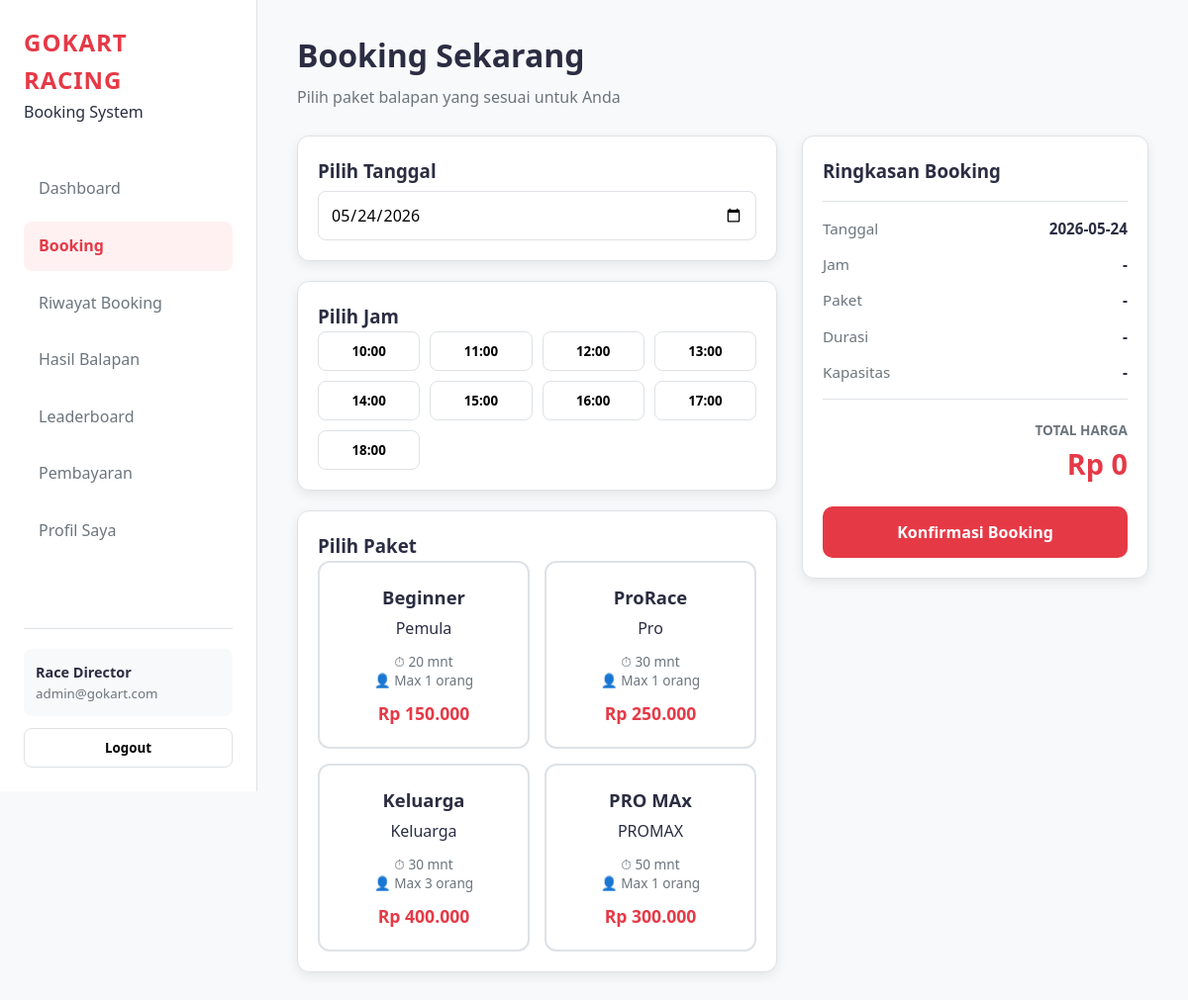
Page /booking/booking.PHP (signed in) on the committed database.
### tables this page shows
CREATE TABLE `users` (
  `id` int(11) NOT NULL,
  `nama_lengkap` varchar(100) NOT NULL,
  `nomor_hp` varchar(20) NOT NULL,
  `email` varchar(100) NOT NULL,
  `password` varchar(255) NOT NULL,
  `role` enum('admin','user') DEFAULT 'user',
  `created_at` timestamp NOT NULL DEFAULT current_timestamp(),
  `total_bermain` int(11) DEFAULT 0,
  `best_time` decimal(5,3) DEFAULT 99.999,
  `booking_aktif` int(11) DEFAULT 0
);

CREATE TABLE `paket_bermain` (
  `id` int(11) NOT NULL,
  `nama_paket` varchar(100) DEFAULT NULL,
  `deskripsi` varchar(255) DEFAULT NULL,
  `durasi_menit` int(11) DEFAULT NULL,
  `maksimal_orang` int(11) DEFAULT NULL,
  `harga` int(11) DEFAULT NULL
);

### booking/booking.PHP (the view, shortened to what this page needs)
<?php
require '../koneksi.php';
$user_id = $_SESSION['id_user'];
$user_query = mysqli_query($koneksi, "SELECT * FROM users WHERE id = '$user_id'");
$user_logged = mysqli_fetch_assoc($user_query);
$paket_query = mysqli_query($koneksi, "SELECT * FROM paket_bermain");
?>
<!DOCTYPE html>
<html lang="id">
<head>
    <link rel="stylesheet" href="style1.css">
</head>
<body>
<div class="container">
    <aside class="sidebar">
        <div class="sidebar-top">
            <div class="brand">
                <h2>GoKart Racing</h2>
                <p>Booking System</p>
            </div>
            <ul class="nav-menu">
                <li><a href="../dashboard/dashboard.php" class="nav-link">Dashboard</a></li>
                <li><a href="../booking/booking.php" class="nav-link active">Booking</a></li>
                <li><a href="../riwayat booking/riwayat.php" class="nav-link">Riwayat Booking</a></li>
                <li><a href="../hasil_balapan/hasil_balapan.php" class="nav-link">Hasil Balapan</a></li>
                <li><a href="../leaderboard/leaderboard.php" class="nav-link">Leaderboard</a></li>
                <li><a href="../pembayaran/pembayaran.php" class="nav-link">Pembayaran</a></li>
                <li><a href="../Profil/profil.php" class="nav-link">Profil Saya</a></li>
            </ul>
        </div>
        <div class="sidebar-bottom">
            <div class="sidebar-user">
                <p><strong><?= htmlspecialchars($user_logged['nama_lengkap']); ?></strong></p>
                <small><?= htmlspecialchars($user_logged['email']); ?></small>
            </div>
            <button class="logout-btn">Logout</button>
        </div>
    </aside>
    <main class="main">
        <header class="page-header">
            <h1>Booking Sekarang</h1>
            <p>Pilih paket balapan yang sesuai untuk Anda</p>
        </header>
        <form action="proses_booking.php" method="POST" id="formBooking">
            <div class="booking-grid">
                <div class="booking-form">
                    <section class="card">
                        <h3>Pilih Tanggal</h3>
                        <input type="date" id="inputDate" class="input-field" value="<?= date('Y-m-d'); ?>" min="<?= date('Y-m-d'); ?>">
                    </section>
                    <section class="card">
                        <h3>Pilih Jam</h3>
                        <div class="time-grid">
                            <?php
                            $times = ['10:00', '11:00', '12:00', '13:00', '14:00', '15:00', '16:00', '17:00', '18:00'];
                            foreach ($times as $idx => $t):
                            ?>
                                <button type="button" class="time-btn" data-time="<?= $t; ?>">
                                    <?= $t; ?>
                                </button>
                            <?php endforeach; ?>
                        </div>
                    </section>
                    <section class="card">
                        <h3>Pilih Paket</h3>
                        <div class="paket-container">
                            <?php
                            while($paket = mysqli_fetch_assoc($paket_query)):
                            ?>
                                <div class="paket-card"
                                     data-id="<?= $paket['id']; ?>"
                                     data-price="<?= $paket['harga']; ?>"
                                     data-name="<?= $paket['nama_paket']; ?>"
                                     data-duration="<?= $paket['durasi_menit']; ?> menit"
                                     data-players="<?= $paket['maksimal_orang']; ?>">
                                    <h4><?= htmlspecialchars($paket['nama_paket']); ?></h4>
                                    <p><?= htmlspecialchars($paket['deskripsi']); ?></p>
                                    <div class="paket-info">
                                        <span>⏱ <?= $paket['durasi_menit']; ?> mnt</span><br>
                                        <span>👤 Max <?= $paket['maksimal_orang']; ?> orang</span>
                                    </div>
                                    <strong>Rp <?= number_format($paket['harga'], 0, ',', '.'); ?></strong>
                                </div>
                            <?php
                            endwhile;
                            ?>
                        </div>
                    </section>
                </div>
                <aside class="booking-summary">
                    <div class="card summary-card">
                        <h3>Ringkasan Booking</h3>
                        <hr>
                        <div class="summary-item">
                            <span>Tanggal</span>
                            <strong id="sumDate">-</strong>
                        </div>
                        <div class="summary-item">
                            <span>Jam</span>
                            <strong id="sumTime">-</strong>
                        </div>
                        <div class="summary-item">
                            <span>Paket</span>
                            <strong id="sumPaket">-</strong>
                        </div>
                        <div class="summary-item">
                            <span>Durasi</span>
                            <strong id="sumDuration">-</strong>
                        </div>
                        <div class="summary-item">
                            <span>Kapasitas</span>
                            <strong id="sumPlayers">-</strong>
                        </div>
                        <hr>
                        <div class="total-section">
                            <p>Total Harga</p>
                            <h2 id="sumTotal">Rp 0</h2>
                        </div>
                        <button type="submit" class="confirm-btn">Konfirmasi Booking</button>
                    </div>
                </aside>
            </div>
        </form>
    </main>
</div>
</body>
</html>

### booking/style1.css (style rules this page uses)
:root { --primary: #e63946; --primary-dark: #c1121f; --primary-light: #fff1f2; --dark: #1d3557; --light: #f1faee; --bg-body: #f8f9fa; --white: #ffffff; --text-dark: #2b2d42; --text-gray: #6c757d; --border-color: #dee2e6; --shadow: 0 4px 12px rgba(0, 0, 0, 0.08); --transition: all 0.3s ease; }
* { margin: 0; padding: 0; box-sizing: border-box; font-family: "Segoe UI", Roboto, Helvetica, Arial, sans-serif; }
body { background-color: var(--bg-body); color: var(--text-dark); line-height: 1.6; }
.container { display: flex; min-height: 100vh; width: 100%; }
.sidebar { width: 260px; background-color: var(--white); display: flex; flex-direction: column; padding: 24px; border-right: 1px solid var(--border-color); position: fixed; top: 0; left: 0; height: 100vh; z-index: 100; transition: var(--transition); }
.brand { padding-bottom: 10px; }
.brand h2 { color: var(--primary); font-size: 1.5rem; text-transform: uppercase; letter-spacing: 1px; }
.nav-menu { list-style: none; margin-top: 30px; flex-grow: 1; }
.nav-link { display: block; padding: 12px 15px; color: var(--text-gray); text-decoration: none; border-radius: 8px; margin-bottom: 8px; transition: var(--transition); white-space: nowrap; overflow: hidden; text-overflow: ellipsis; }
.nav-link:hover, .nav-link.active { background: var(--primary-light); color: var(--primary); font-weight: 600; }
.sidebar-bottom { margin-top: auto; border-top: 1px solid var(--border-color); padding-top: 20px; }
.sidebar-user { padding: 12px; background: var(--bg-body); border-radius: 8px; margin-bottom: 12px; }
.sidebar-user p { font-weight: bold; font-size: 0.9rem; white-space: nowrap; overflow: hidden; text-overflow: ellipsis; }
.sidebar-user small { color: var(--text-gray); display: block; white-space: nowrap; overflow: hidden; text-overflow: ellipsis; }
.logout-btn { width: 100%; padding: 10px; background: transparent; border: 1px solid var(--border-color); border-radius: 8px; cursor: pointer; font-weight: 600; transition: var(--transition); }
.main { flex: 1; padding: 30px 40px; margin-left: 260px; min-width: 0; transition: var(--transition); }
.header, .page-header { margin-bottom: 25px; }
.header h1, .page-header h1 { font-size: 2rem; margin-bottom: 5px; }
.header p, .page-header p { color: var(--text-gray); }
.card { background: var(--white); padding: 20px; border-radius: 12px; box-shadow: var(--shadow); border: 1px solid var(--border-color); margin-bottom: 20px; }
.booking-grid { display: grid; grid-template-columns: 1fr 350px; gap: 25px; align-items: start; }
.input-field { width: 100%; padding: 12px; border: 1px solid var(--border-color); border-radius: 8px; font-size: 1rem; margin-top: 5px; outline: none; }
.time-grid { display: grid; grid-template-columns: repeat(auto-fill, minmax(85px, 1fr)); gap: 10px; }
.time-btn { padding: 10px; border: 1px solid var(--border-color); background: var(--white); border-radius: 8px; cursor: pointer; transition: var(--transition); font-weight: 600; }
.paket-container { display: grid; grid-template-columns: repeat(auto-fit, minmax(180px, 1fr)); gap: 15px; }
.paket-card { padding: 20px 15px; border: 2px solid var(--border-color); border-radius: 12px; cursor: pointer; text-align: center; transition: var(--transition); background: var(--white); }
.paket-card h4 { color: var(--text-dark); font-size: 1.15rem; margin-bottom: 5px; }
.paket-info { margin: 10px 0; font-size: 0.85rem; color: var(--text-gray); line-height: 1.4; }
.paket-card strong { display: block; margin-top: 10px; color: var(--primary); font-size: 1.1rem; }
.summary-card hr { border: 0; border-top: 1px solid var(--border-color); margin: 15px 0; }
.summary-item { display: flex; justify-content: space-between; margin-bottom: 12px; font-size: 0.95rem; }
.summary-item span { color: var(--text-gray); }
.total-section { text-align: right; margin: 20px 0; }
.total-section p { font-size: 0.85rem; color: var(--text-gray); text-transform: uppercase; font-weight: bold; }
.total-section h2 { color: var(--primary); font-size: 1.8rem; font-weight: 800; }
.btn, .confirm-btn { width: 100%; padding: 15px; background: var(--primary); color: white; border: none; border-radius: 10px; font-size: 1rem; font-weight: bold; cursor: pointer; transition: var(--transition); }

### rows in the picture
users: nama_lengkap "Race Director", email "admin@gokart.com"
paket_bermain: nama_paket "Beginner", deskripsi "Pemula", durasi_menit "20", maksimal_orang "1", harga "150.000"
paket_bermain: nama_paket "ProRace", deskripsi "Pro", durasi_menit "30", maksimal_orang "1", harga "250.000"
paket_bermain: nama_paket "Keluarga", deskripsi "Keluarga", durasi_menit "30", maksimal_orang "3", harga "400.000"
paket_bermain: nama_paket "PRO MAx", deskripsi "PROMAX", durasi_menit "50", maksimal_orang "1", harga "300.000"

### other values in the picture
$t "10:00"
$t "11:00"
$t "12:00"
$t "13:00"
$t "14:00"
$t "15:00"
$t "16:00"
$t "17:00"
$t "18:00"
